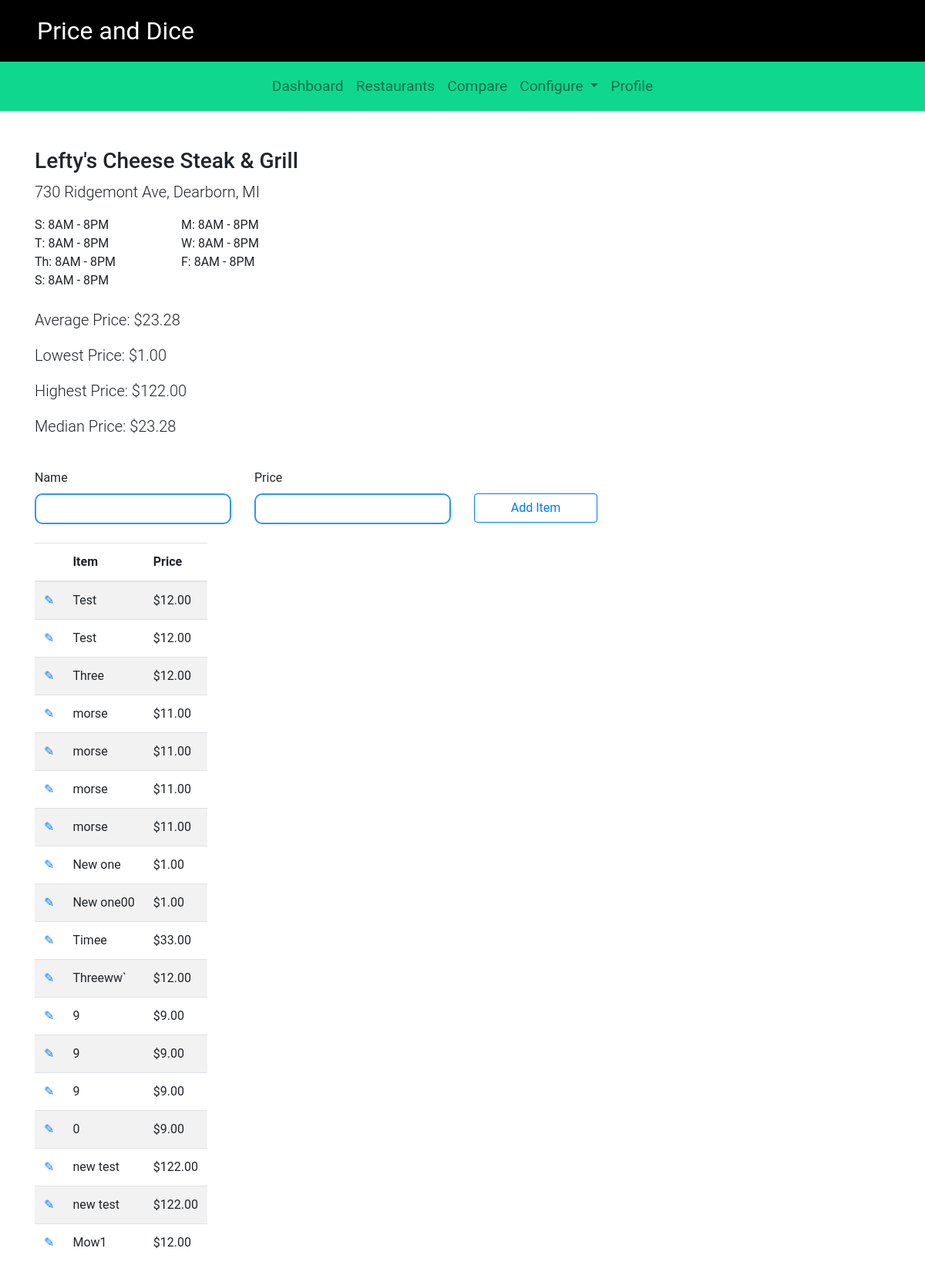
The app's page /campus/53/, older data.
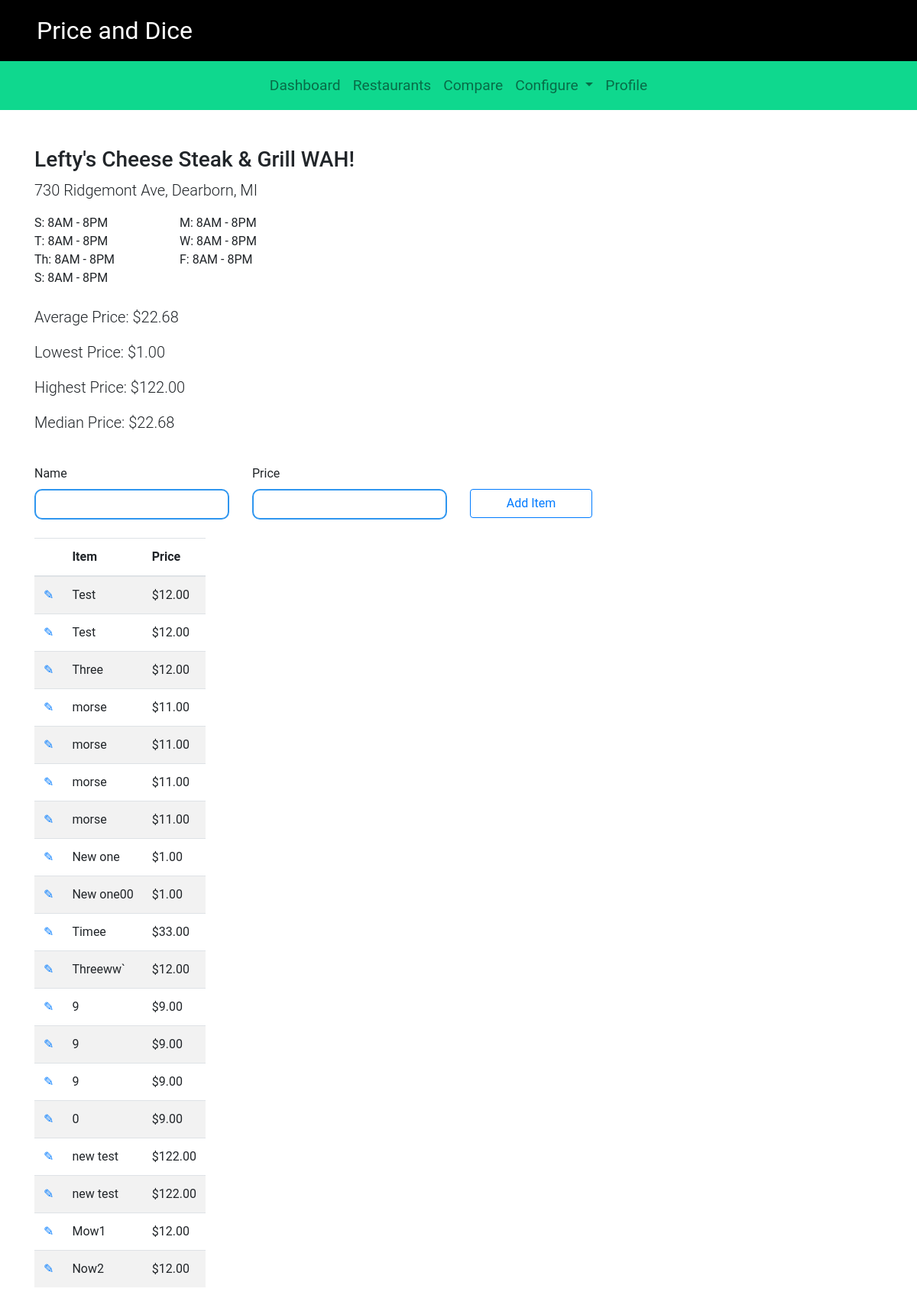
The same page, newer data.
### campus/models.py (models this page shows, shortened)
class Restaurant(models.Model):
    name = models.CharField(max_length=200)
    location = models.CharField(max_length=200)
    phone_number = models.CharField(max_length=20, default='(xxx) xxx-xxxx')
    sunday = models.CharField(max_length=20, default=DEFAULT_HOURS)
    monday = models.CharField(max_length=20, default=DEFAULT_HOURS)
    tuesday = models.CharField(max_length=20, default=DEFAULT_HOURS)
    wednesday = models.CharField(max_length=20, default=DEFAULT_HOURS)
    thursday = models.CharField(max_length=20, default=DEFAULT_HOURS)
    friday = models.CharField(max_length=20, default=DEFAULT_HOURS)
    saturday = models.CharField(max_length=20, default=DEFAULT_HOURS)
    item_list = models.ManyToManyField(Item)
    def get_average_price(self):
        item_list = self.item_list.all()
        if not item_list:
            return 'N/A'
        else:
            num_item_list =  0
            total_price = 0
            for i in item_list:
                num_item_list += 1
                total_price += i.price
            return float(total_price / num_item_list)
    def get_min_price(self):
        item_list = self.item_list.all()
        if not item_list:
            return 'N/A'
        else:
            min_price = item_list[0].price
            for i in item_list:
                if i.price < min_price:
                    min_price = i.price
            return min_price
    def get_max_price(self):
        item_list = self.item_list.all()
        if not item_list:
            return 'N/A'
        else:
            max_price = item_list[0].price
            for i in item_list:
                if i.price > max_price:
                    max_price = i.price
            return max_price

class Item(models.Model):
    price = models.FloatField(default=0)
    name = models.CharField(max_length=50)

### campus/views.py (the view)
# urls.py: path('<int:restaurant_id>/', views.restaurant_detail, name='restaurant_detail'),
def restaurant_detail(request, restaurant_id):
    try:
        restaurant = Restaurant.objects.get(pk=restaurant_id)
    except Restaurant.DoesNotExist:
        raise Http404("Restaurant does not exist")
    return render(request, 'campus/restaurant-detail.html', {'restaurant': restaurant})

### campus/templates/campus/restaurant-detail.html (shortened to what the changed rows need)
{% extends "./base.html" %}
{% block restautant_detail_list}
{% block body %}
<div class="container content-top">
    <div class="row">
        <div class="col-lg-6">
            <h3>{{restaurant.name}}</h3>
        </div>
    </div>
    <div class="row">
        <div class="col-lg-6">
            <p class="lead">{{restaurant.location}}</p>
        </div>
    </div>
    <div class="row">
        <div class="col-lg-2">
            S: {{restaurant.sunday}}
        </div>
        <div class="col-lg-2">
            M: {{restaurant.monday}}
        </div>
    </div>
    <div class="row">
        <div class="col-lg-2">
            T: {{restaurant.tuesday}}
        </div>
        <div class="col-lg-2">
            W: {{restaurant.wednesday}}
        </div>
    </div>
    <div class="row">
        <div class="col-lg-2">
            Th: {{restaurant.thursday}}
        </div>
        <div class="col-lg-2">
            F: {{restaurant.friday}}
        </div>
    </div>
    <div class="row">
        <div class="col-lg-2">
            S: {{restaurant.saturday}}
        </div>
    </div>
    <br>
    <div class="row">
        <div class="col-lg-3">
            <p class="lead">Average Price:
                {% if restaurant.get_average_price != 'N/A' %}
                ${{restaurant.get_average_price | floatformat:2}}
                {% else %}
                {{restaurant.get_average_price}}
                {% endif %}
            </p>
        </div>
    </div>
    <div class="row">
            <div class="col-lg-6">
                <p class="lead">Lowest Price:
                    {% if restaurant.get_min_price != 'N/A' %}
                    ${{restaurant.get_min_price | floatformat:2}}
                    {% else %}
                    {{restaurant.get_min_price}}
                    {% endif %}
                </p>
            </div>
    </div>
    <div class="row">
            <div class="col-lg-6">
                <p class="lead">Highest Price:
                    {% if restaurant.get_max_price != 'N/A' %}
                    ${{restaurant.get_max_price | floatformat:2}}
                    {% else %}
                    {{restaurant.get_max_price}}
                    {% endif %}
                </p>
            </div>
    </div>
    <div class="row">
            <div class="col-lg-6">
                <p class="lead">Median Price:
                    {% if restaurant.get_average_price != 'N/A' %}
                    ${{restaurant.get_average_price | floatformat:2}}
                    {% else %}
                    {{restaurant.get_average_price}}
                    {% endif %}
                </p>
            </div>
    </div>
    <br>
    <br>
    <div class="row">
        <div class="col-lg-12">
                <table class="table table-hover table-responsive table-striped">
                    <thead>
                        <tr>
                            <th></th>
                            <th>Item</th>
                            <th>Price</th>
                        </tr>
                    </thead>
                    <tbody>
                        {% for item in restaurant.item_list.all %}
                        <tr>
                            <td><a href="{% url 'campus:edit_item' item.id restaurant.id %}">&#9998;</a></td>
                            <td>{{item.name}}</td>
                            <td>${{item.price |floatformat:2}}</td>
                        </tr>
                        {% endfor %}
                    </tbody>
                </table>
        </div>
    </div>
    <br>
</div>
{% endblock %}

Row changes from the older to the newer data that the page shows:
changed Restaurant "730 Ridgemont Ave, Dearborn, MI": name "Lefty's Cheese Steak & Grill" → "Lefty's Cheese Steak & Grill WAH!"; get_average_price "23.28" → "22.68"
added Item: name "Now2", price "12.00"
